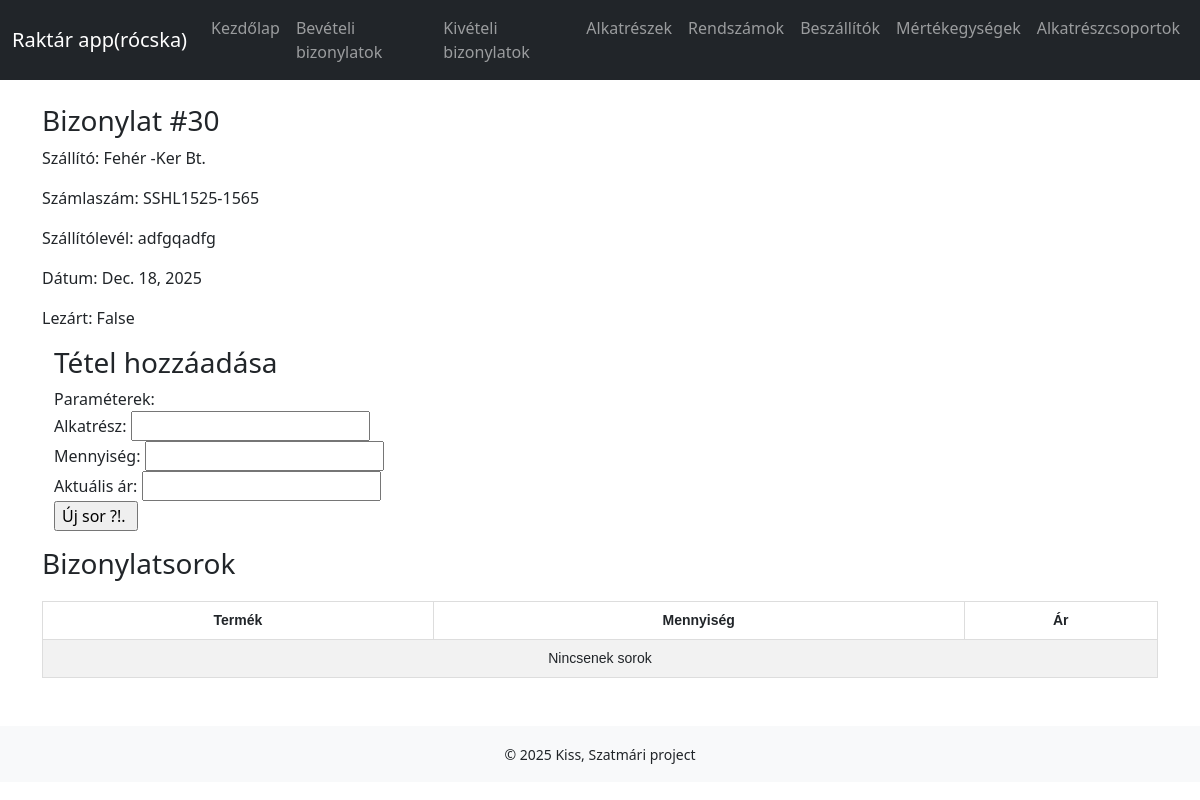
/bebizonylat/30/, run on an earlier commit of the app's database.
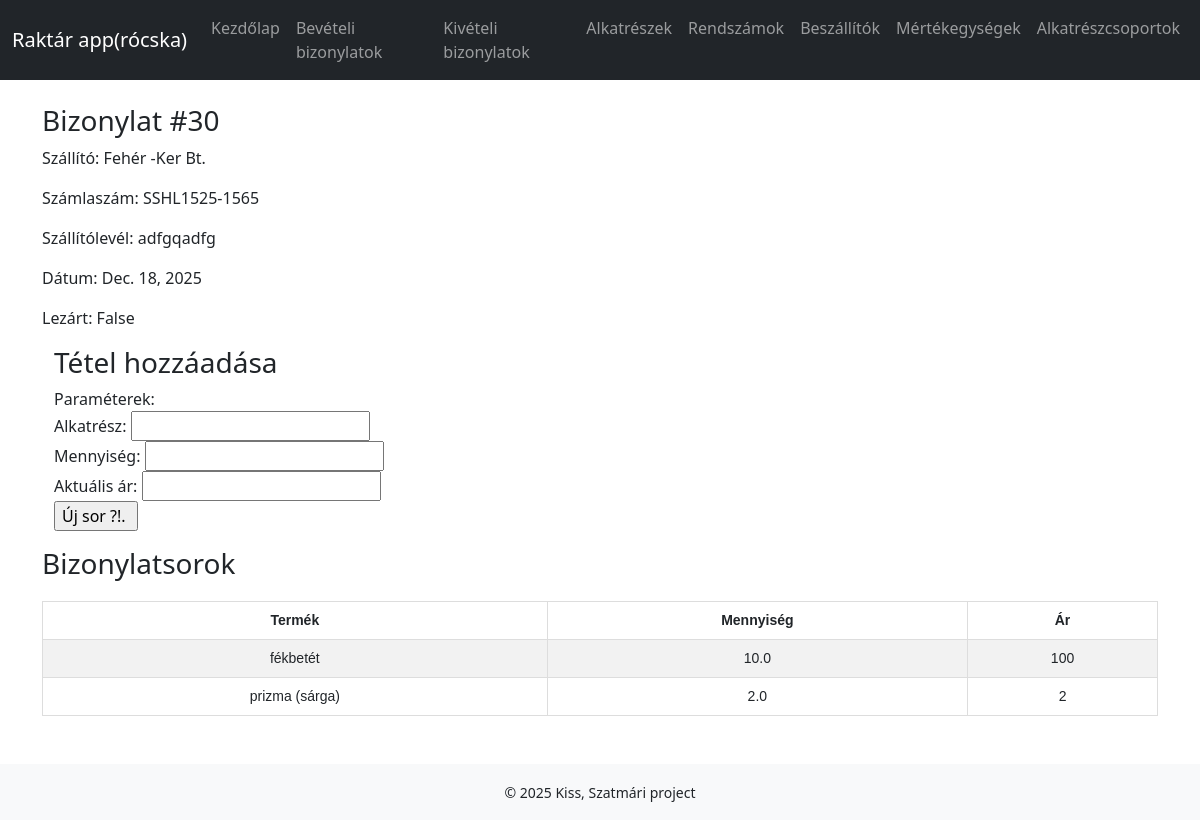
And on a later commit of the database.
### raktar/models.py (models this page shows, shortened)
class Bizonylatsor(models.Model):
    bizonylat = models.ForeignKey(Bizonylat, on_delete=models.CASCADE, related_name="sorok")
    alkatresz = models.ForeignKey(Alkatresz, to_field="cikkszam", on_delete=models.CASCADE, related_name="bizonylatsorok")
    mennyiseg = models.FloatField()
    aktualisar = models.IntegerField()
    class Meta:
        unique_together = ("bizonylat", "alkatresz")

class Alkatresz(models.Model):
    cikkszam = models.CharField(max_length=100, unique=True)
    leiras = models.CharField(max_length=50)
    info = models.CharField(max_length=300, blank=True, null=True)
    mertekegyseg = models.ForeignKey(Mertekegyseg, on_delete=models.PROTECT, related_name="alkatreszek")
    alkatreszcsoport = models.ForeignKey(Alkatreszcsoport, on_delete=models.PROTECT, related_name="alkatreszek")
    keszlet = models.FloatField(default=0)
    listaar = models.IntegerField()
    def __str__(self):
        return self.cikkszam

### raktar/views.py (the view)
# urls.py: path("bebizonylat/<int:pk>/", views.bebizonylatsorok, name="bebizonylatsorok"),
def bebizonylatsorok(request, pk):
    aktualis_bizonylat = get_object_or_404(Bizonylat, pk=pk)
    aktualisbiz_sorai = aktualis_bizonylat.sorok.all()   # a related_name miatt
    return render(request,"bebizonylatsorok.html",{"bizonylat": aktualis_bizonylat, "sorok": aktualisbiz_sorai})

### raktar/models.py (called while the page is built)
    def __str__(self):
        return self.beszallito

### raktar/templates/bebizonylatsorok.html (shortened to what this page needs)
{% extends 'base.html' %}
{% block content %}
<h3>Bizonylat #{{ bizonylat.id }}</h3>
<p>Szállító: {{ bizonylat.szallito }}</p>
<p>Számlaszám: {{ bizonylat.szamlaszam }}</p>
<p>Szállítólevél: {{ bizonylat.szallitolevelszam }}</p>
<p>Dátum: {{ bizonylat.datum }}</p>
<p>Lezárt: {{ bizonylat.lezart }}</p>
  <div class="container">
        <section>
            <h3>Tétel hozzáadása</h3>
            <form action="{% url 'raktar:addBebizonylatsor' %}" method="post">
            <p>Paraméterek:<br>
            <label>
                Alkatrész:
                <input list="alkatreszek" name="ujAlkatresz" id="ujAlkatresz">
            </label><br>
            <label>
                Mennyiség: <input type="text" name="ujMennyiseg" id="ujMennyiseg">
            </label><br>
            <label>
                Aktuális ár: <input type="text" name="ujAktualisar" id="ujAktualisar">
            </label><br>
            <input type="submit" value="Új sor ?!. ">
        </p>
    </form>
        </section>
    </div>
<h3>Bizonylatsorok</h3>
<table border="1">
    <tr>
        <th>Termék</th>
        <th>Mennyiség</th>
        <th>Ár</th>
    </tr>
    {% for sor in sorok %}
    <tr>
        <td>{{ sor.alkatresz }}</td>
        <td>{{ sor.mennyiseg }}</td>
        <td>{{ sor.aktualisar }}</td>
    </tr>
    {% empty %}
    <tr><td colspan="4">Nincsenek sorok</td></tr>
    {% endfor %}
</table>
{% endblock %}

What changed in the data, as far as the page shows it:
added Bizonylatsor: alkatresz "fékbetét", mennyiseg "10.0", aktualisar "100"
added Bizonylatsor: alkatresz "prizma (sárga)", mennyiseg "2.0", aktualisar "2"
Also different on the page:
text no longer shown: "Nincsenek sorok"
